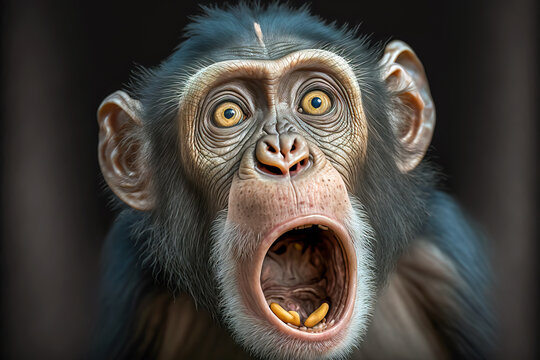
#> input picture TryOPENCV/Monkey.jpg, 540 x 360 px, found by its file name
$ python Try_Transform_img.py
#> lines starting #> are read from the running program, lines starting #| are printed output that depends on the picture; after the words box and inside, x2 and y2 are one past the last pixel; in counts of white or black regions, pixels touching at a corner belong together
import cv2
import numpy as np
import matplotlib.pyplot as plt

image = cv2.imread(r"C:\Users\Pannawit\Documents\GitHub\Deep-learning\TryOPENCV\Monkey.jpg")
#> image is the input picture: shape (360, 540, 3); mean B, G, R 61.9, 66.9, 71.6

cv2.imshow("Normal", image)
cv2.waitKey(0)
cv2.destroyAllWindows()

# First Try
image_rotated = cv2.rotate(image, cv2.ROTATE_90_CLOCKWISE)
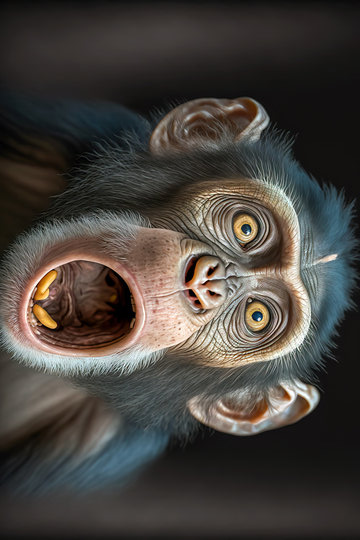
#> image_rotated: shape (540, 360, 3); mean B, G, R 61.9, 66.9, 71.6

cv2.imshow("90", image_rotated)
cv2.waitKey(0)
cv2.destroyAllWindows()

# Second Try
rows, cols, _ = image.shape
#> rows = 360; cols = 540
# 3 by 3 matrix as it is required for the OpenCV library, don't worry about the details of it for now.
M = np.float32([[1, 0.2, 0],
                [-0.1, 1, 45],
                [0, 0, 1]])
image_rotated_sheared = cv2.warpPerspective(image, M, (int(cols), int(rows)))
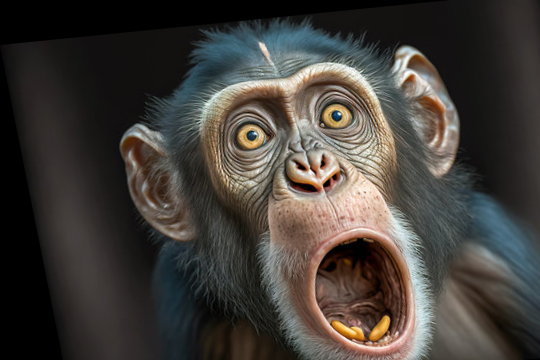
#> image_rotated_sheared: shape (360, 540, 3); mean B, G, R 57.8, 62.6, 67

Text = "W T F"
org = (60, 300)
font = cv2.FONT_HERSHEY_SIMPLEX
font_scale = 5
color = (255, 255, 255)
thickness = 5

cv2.putText(image_rotated_sheared, Text, org, font, font_scale, color, thickness, cv2.LINE_AA)
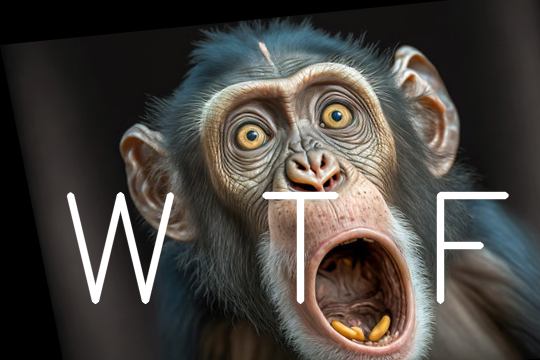
#> image_rotated_sheared: shape (360, 540, 3); 3.72% of pixels changed, all inside (x1, y1, x2, y2) = (66, 191, 510, 305)


cv2.imshow("WTF", image_rotated_sheared)
cv2.waitKey(0)
cv2.destroyAllWindows()

# Try Third
# Define a color adjustment matrix for increasing brightness
brightness_matrix = np.array([[99, -99, 0],
                              [0, 1.2, 0],
                              [0, 0, 1.2]])

# Apply the color adjustment
brightened_image = cv2.transform(image, brightness_matrix)
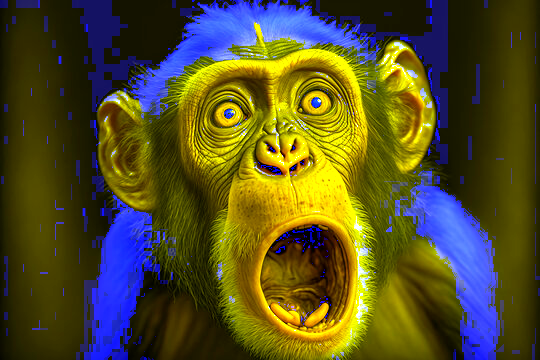
#> brightened_image: shape (360, 540, 3); mean B, G, R 37.5, 80, 85.2

cv2.imshow("Brightened Image", brightened_image)
cv2.waitKey(0)
cv2.destroyAllWindows()
